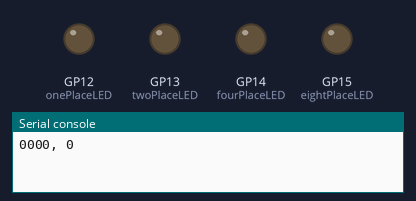
A program run on a simulated Raspberry Pi Pico running MicroPython. On the bench: output pins drawn as LEDs (lit = HIGH), the last lines printed to the serial console.

Above: at 0.1 s.
At 4.1 s:
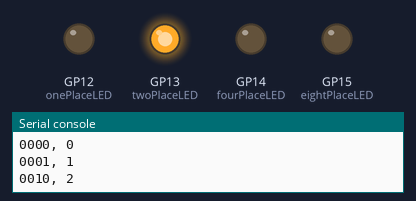
At 8.1 s:
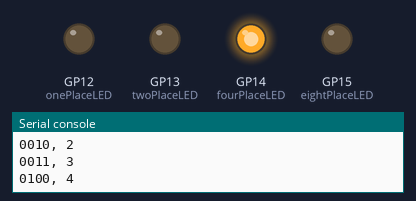
At 18.1 s:
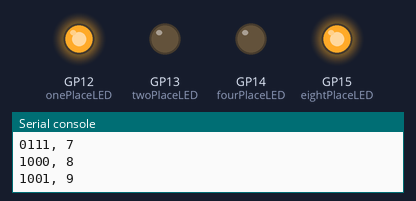
At 28.1 s:
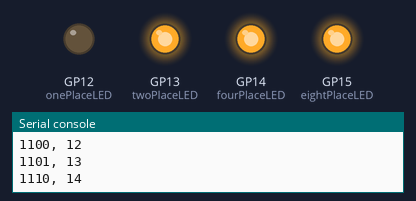
At 38.1 s:
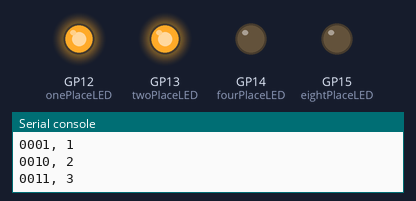
Timing chart, 0 to 39.6 s (numbered marks = the images above):
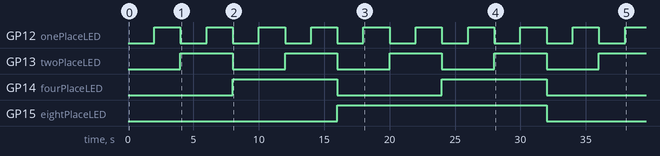

Measured:
- by itself, GP12 (onePlaceLED): alternates HIGH for 2.0 s and LOW for 2.0 s
- by itself, GP13 (twoPlaceLED): alternates HIGH for 4.0 s and LOW for 4.0 s
- by itself, GP14 (fourPlaceLED): alternates HIGH for 8.0 s and LOW for 8.0 s
- by itself, GP15 (eightPlaceLED): LOW → HIGH at 16.0 s, → LOW 16.0 s later

The program:

binary_counter_version1.py
```python
# Program for a Binary Counter 0-15 Version 1
# Lori Pfahler
# Feb 2023

from machine import Pin
from utime import sleep
# variable for setting the speed of counting
delayTime = 2
# setup the four LEDs
eightPlaceLED = Pin(15, Pin.OUT)
fourPlaceLED = Pin(14, Pin.OUT)
twoPlaceLED = Pin(13, Pin.OUT)
onePlaceLED = Pin(12, Pin.OUT)

# turn off all LEDs just in case any are on from last run of program
onePlaceLED.off()
twoPlaceLED.off()
fourPlaceLED.off()
eightPlaceLED.off()

while True:
    # 0000
    print("0000, 0")
    onePlaceLED.off()
    twoPlaceLED.off()
    fourPlaceLED.off()
    eightPlaceLED.off()
    sleep(delayTime)
    # 0001
    print("0001, 1")
    onePlaceLED.on()
    twoPlaceLED.off()
    fourPlaceLED.off()
    eightPlaceLED.off()
    sleep(delayTime)
    # 0010
    print("0010, 2")
    onePlaceLED.off()
    twoPlaceLED.on()
    fourPlaceLED.off()
    eightPlaceLED.off()
    sleep(delayTime)
    # 0011
    print("0011, 3")
    onePlaceLED.on()
    twoPlaceLED.on()
    fourPlaceLED.off()
    eightPlaceLED.off()
    sleep(delayTime)
    # 0100
    print("0100, 4")
    onePlaceLED.off()
    twoPlaceLED.off()
    fourPlaceLED.on()
    eightPlaceLED.off()
    sleep(delayTime)
    # 0101
    print("0101, 5")
    onePlaceLED.on()
    twoPlaceLED.off()
    fourPlaceLED.on()
    eightPlaceLED.off()
    sleep(delayTime)
    # 0110
    print("0110, 6")
    onePlaceLED.off()
    twoPlaceLED.on()
    fourPlaceLED.on()
    eightPlaceLED.off()
    sleep(delayTime)
    # 0111
    print("0111, 7")
    onePlaceLED.on()
    twoPlaceLED.on()
    fourPlaceLED.on()
    eightPlaceLED.off()
    sleep(delayTime)
    # 1000
    print("1000, 8")
    onePlaceLED.off()
    twoPlaceLED.off()
    fourPlaceLED.off()
    eightPlaceLED.on()
    sleep(delayTime)
    # 1001
    print("1001, 9")
    onePlaceLED.on()
    twoPlaceLED.off()
    fourPlaceLED.off()
    eightPlaceLED.on()
    sleep(delayTime)
    # 1010
    print("1010, 10")
    onePlaceLED.off()
    twoPlaceLED.on()
    fourPlaceLED.off()
    eightPlaceLED.on()
    sleep(delayTime)
    # 1011
    print("1011, 11")
    onePlaceLED.on()
    twoPlaceLED.on()
    fourPlaceLED.off()
    eightPlaceLED.on()
    sleep(delayTime)
    # 1100
    print("1100, 12")
    onePlaceLED.off()
    twoPlaceLED.off()
    fourPlaceLED.on()
    eightPlaceLED.on()
    sleep(delayTime)
    # 1101
    print("1101, 13")
    onePlaceLED.on()
    twoPlaceLED.off()
    fourPlaceLED.on()
    eightPlaceLED.on()
    sleep(delayTime)
    # 1110
    print("1110, 14")
    onePlaceLED.off()
    twoPlaceLED.on()
    fourPlaceLED.on()
    eightPlaceLED.on()
    sleep(delayTime)
    # 1111
    print("1111, 15")
    onePlaceLED.on()
    twoPlaceLED.on()
    fourPlaceLED.on()
    eightPlaceLED.on()
    sleep(delayTime)


    
```
